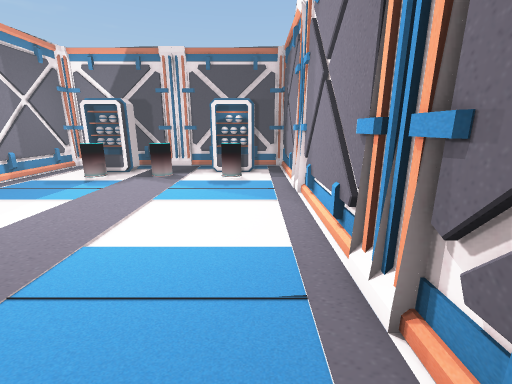
view 1 (above)

12 first-person views from a walk through a Unity game level. The camera is 1.4 m above the floor, tilts 14° down and sees 90° across. The floor is counted in squares, 0.5 m on a side. Each view is taken from the middle of a square. On the plan, view 1 faces up. The plan holds only what a view shows up to about 19 squares ahead; the rest is blank.

view 2
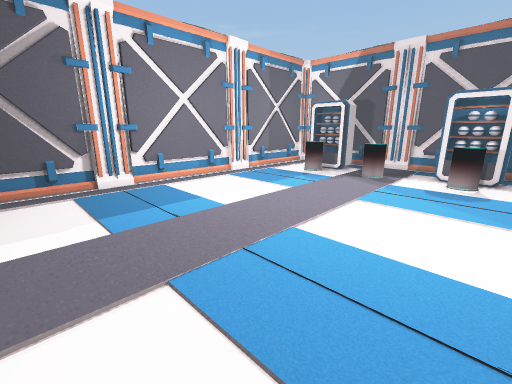

view 3
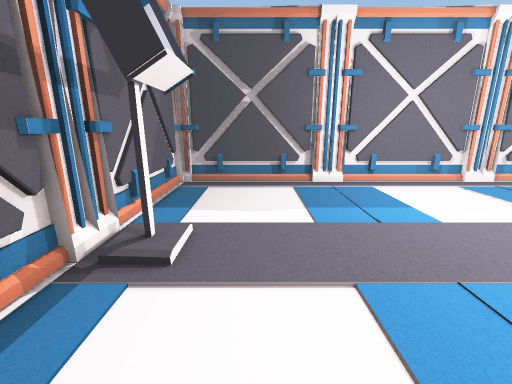

view 4
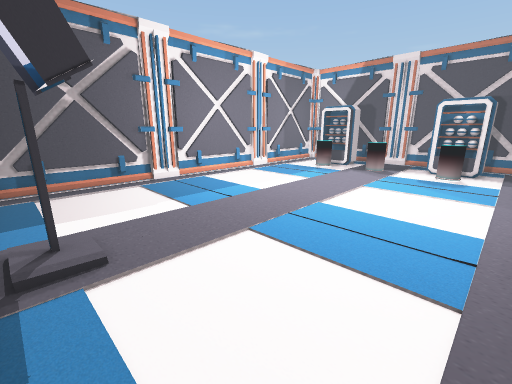

view 5
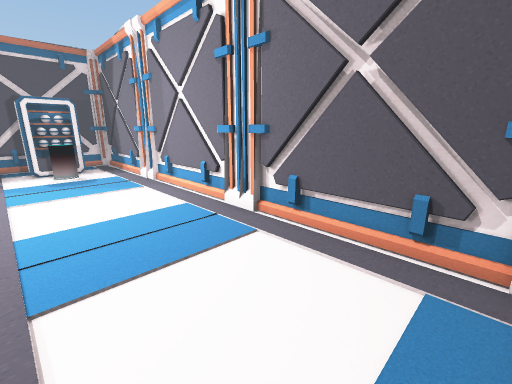

view 6
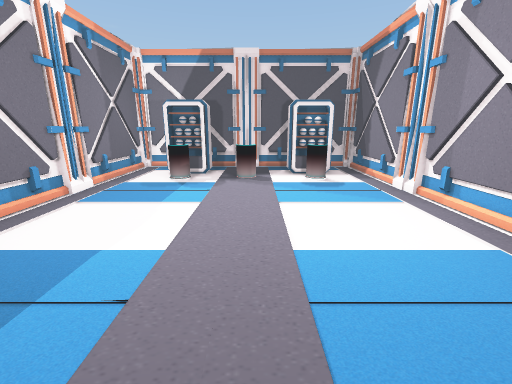

view 7
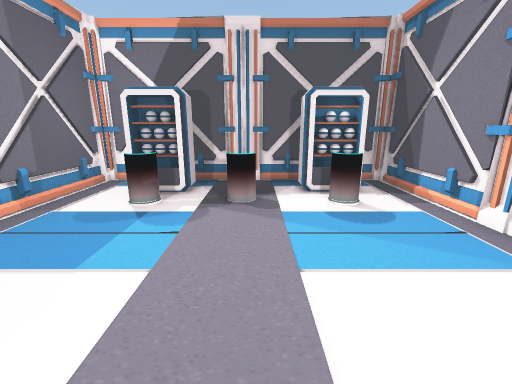

view 8
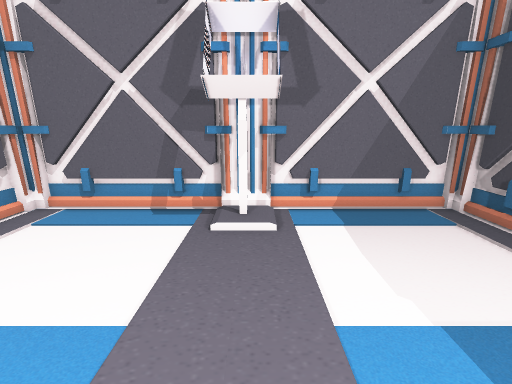

view 9
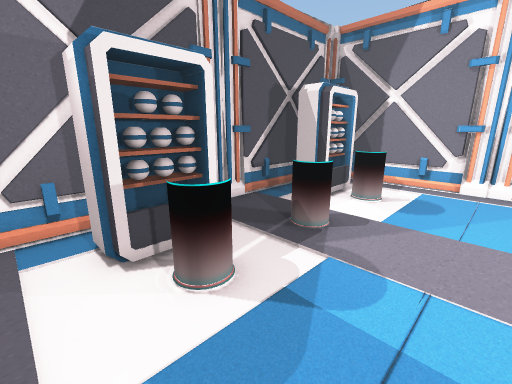

view 10
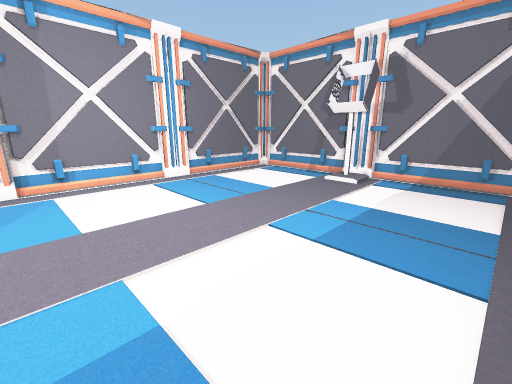

view 11
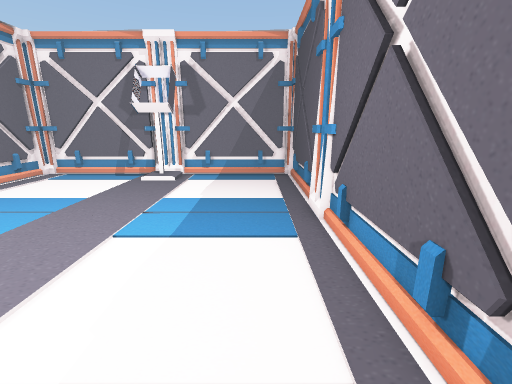

view 12
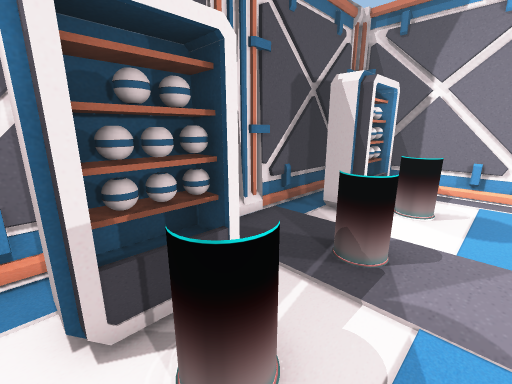

### Floor plan
Key: @ floor where view 1 was taken; # wall or solid block; . floor; = window, fence, low wall or low ledge; O other object.
Columns run from 13 left of view 1 to 2 right of it. Each row starts with its distance up from view 1.
 19 #### ######  ###
 18 #..# #....#  #.#
 17 #..###....####.#
 16 #..###.==.####.#
 15 #..==..==..==..#
 14 #..==.......=..#
 13 #..............#
 12 #..............#
 11 #..............#
 10 #..............#
  9 #..............#
  8 #..............#
  7 #..............#
  6 #..............#
  5 #..............#
  4 #..............#
  3 #..............#
  2 #..............#
  1 #..............#
  0 #............@.#
 -1 #..............#
 -2 #......O.......#
 -3 #..............#
 -4 ################

Where each view was taken, in squares from view 1:
view 1: 0 up, 0 right, facing up
view 2: 0 up, 0 right, facing up-left
view 3: 0 up, 0 right, facing left
view 4: 3 down, 1 right, facing up-left
view 5: 3 down, 4 left, facing up-right
view 6: 0 up, 5 left, facing up
view 7: 5 up, 5 left, facing up
view 8: 5 up, 6 left, facing down
view 9: 11 up, 12 left, facing up-right
view 10: 11 up, 12 left, facing down-right
view 11: 12 up, 11 left, facing down
view 12: 13 up, 11 left, facing up-right
